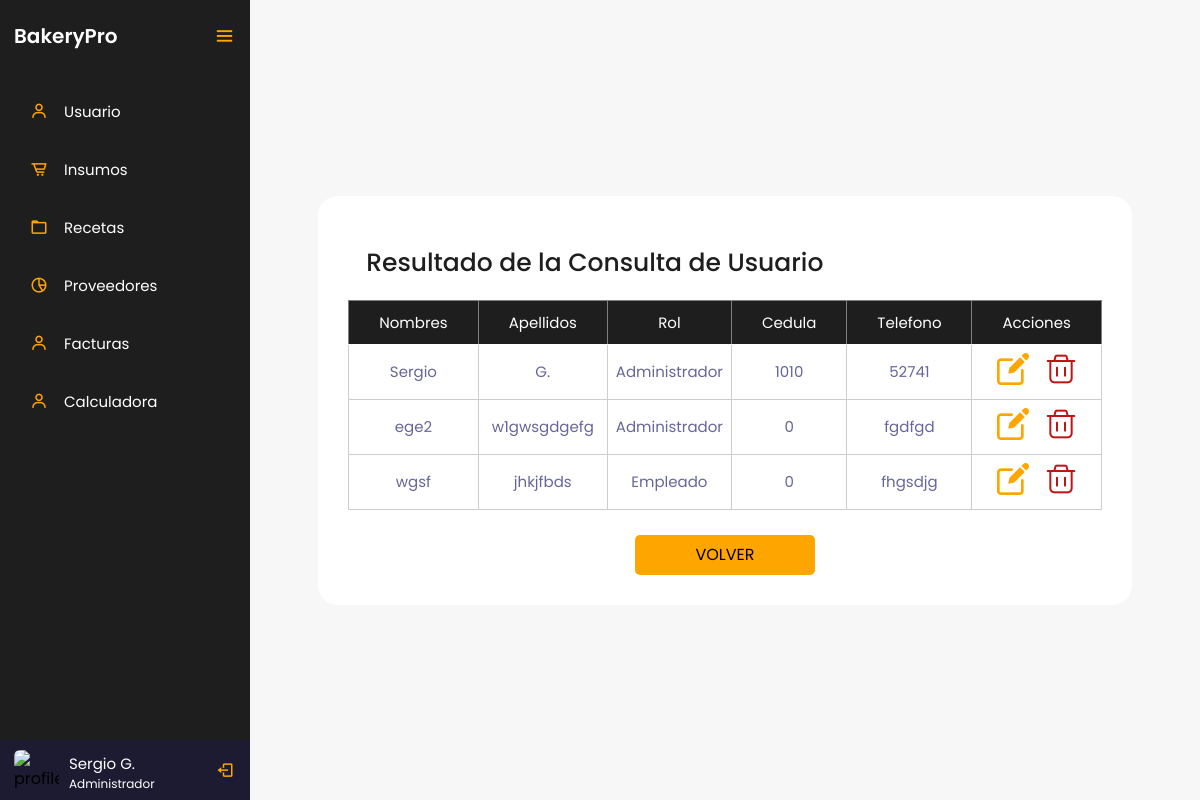
The page /controlador/usuarios/consultar.php (signed in) on the database its author committed.
### tables this page shows
CREATE TABLE `tblusuario` (
  `IdUsuario` int(3) NOT NULL,
  `Nombres` varchar(20) NOT NULL,
  `Apellidos` varchar(20) NOT NULL,
  `IdRol` int(3) NOT NULL,
  `Cedula` decimal(10,0) NOT NULL,
  `Telefono` varchar(20) NOT NULL,
  `Password` varchar(10) NOT NULL
);

CREATE TABLE `tblroles` (
  `IdRol` int(3) NOT NULL,
  `Rol` varchar(20) NOT NULL
);

### controlador/usuarios/consultar.php (the view, shortened to what this page needs)
<?php
    $servername = "localhost";
    $username = "root";
    $password = "";
    $dbname = "bakerypro";
    $conexion = mysqli_connect($servername, $username, $password, $dbname);
    $cedula = $_SESSION['cedula'];
    $sql = "SELECT Nombres, Apellidos, Rol FROM tblusuario INNER JOIN tblroles ON tblusuario.IdRol = tblroles.IdRol WHERE Cedula = $cedula";
    $resultado = mysqli_query($conexion, $sql);
    if (mysqli_num_rows($resultado) > 0) {
        $fila = mysqli_fetch_assoc($resultado);
        $nombre = $fila["Nombres"] . " " . $fila["Apellidos"];
        $rol = $fila["Rol"];
    } else {
        $nombre = "Nombre de usuario";
        $rol = "Rol de usuario";
    }
?>
<!DOCTYPE html>
<html lang="en">
<head>
    <link href="https://unpkg.com/boxicons@2.0.7/css/boxicons.min.css" rel="stylesheet">
    <link rel="stylesheet" href="../../vista/style/styles.css">
</head>
<body>
    <div class="sidebar open">
        <div class="logo-details">
            <a href="../../dashboard.php" class="logo_link">
                <span class="logo_name">BakeryPro</span>
            </a>
            <i class='bx bx-menu' id="btn" ></i>
        </div>
        <ul class="nav-list">
            <li>
                <a href="../../vista/html/usuarios.php">
                    <i class='bx bx-user' ></i>
                    <span class="links_name">Usuario</span>
                </a>
            </li>
            <li>
                <a href="../../vista/html/insumos.php">
                    <i class='bx bx-cart-alt' ></i>
                    <span class="links_name">Insumos</span>
                </a>
            </li>
            <li>
                <a href="../../vista/html/recetas.php">
                    <i class='bx bx-folder' ></i>
                    <span class="links_name">Recetas</span>
                </a>
            </li>
            <li>
                <a href="../../vista/html/proveedores.php">
                    <i class='bx bx-pie-chart-alt-2' ></i>
                    <span class="links_name">Proveedores</span>
                </a>
            </li>
            <li>
                <a href="../../vista/html/facturas.php">
                    <i class='bx bx-user' ></i>
                    <span class="links_name">Facturas</span>
                </a>
            </li>
            <li>
                <a href="../../vista/html/calculadora.php">
                    <i class='bx bx-user' ></i>
                    <span class="links_name">Calculadora</span>
                </a>
            </li>
            <li class="profile">
                <div class="profile-details">
                    <img src="profile.jpg" alt="profileImg">
                    <div class="name_job">
                        <div class="name"><?php echo $nombre; ?></div>
                        <div class="job"><?php echo $rol; ?></div>
                    </div>
                </div>
                <a href="../login/logout.php" id="log_out">
                    <i class='bx bx-log-out'></i>
                </a>
            </li>
        </ul>
    </div>
    <section class="home-section">
        <div class="container">
            <h2 class="titleContainer">Resultado de la Consulta de Usuario</h2>
            <?php
                include '../../modelo/conexion.php';
                $sql = "SELECT * FROM tblusuario INNER JOIN tblroles ON tblusuario.IdRol = tblroles.IdRol";
                $resultado = $conexion->query($sql);
                if ($resultado->num_rows > 0) {
                    echo "<table border='1'>
                        <tr>
                            <th>Nombres</th>
                            <th>Apellidos</th>
                            <th>Rol</th>
                            <th>Cedula</th>
                            <th>Telefono</th>
                            <th>Acciones</th>
                        </tr>";
                    while ($fila = $resultado->fetch_assoc()) {
                        echo "<tr>
                                <td>".$fila["Nombres"]."</td>
                                <td>".$fila["Apellidos"]."</td>
                                <td>".$fila["Rol"]."</td>
                                <td>".$fila["Cedula"]."</td>
                                <td>".$fila["Telefono"]."</td>
                                <td>
                                    <a href='editar.php?id=".$fila['IdUsuario']."'><img src='../../vista/img/editar.png' alt='editar'></a>
                                    <a href='eliminar.php?id=".$fila['IdUsuario']."'><img src='../../vista/img/eliminar.png' alt='eliminar'></a>
                                </td>
                            </tr>";
                    }
                    echo "</table>";
                } else {
                    echo "<p>No se encontraron resultados para el ID proporcionado.</p>";
                }
            ?>
            <br>
            <a href="../../vista/html/usuarios.php" class="volverConsultar">VOLVER</a>
        </div>
    </section>
</body>
</html>

### vista/style/styles.css (style rules this page uses)
:root { --orange: #d4894c; --white_trasnparent: #232830; --very-light-pink: #C7C7C7; --text-input-field: #F7F7F7; --hospital-green: #bd1515; --sm: 14px; --md: 16px; --lg: 18px; --yellow: #ffa500; --black: #201e1c; --white: #ffffff; --official-black:#1e1e1e; --official-red:#ffa500; --background-white:#f7f7f7; --card-white:#ffffff; }
* { margin: 0; padding: 0; box-sizing: border-box; font-family: "Poppins" , sans-serif; }
.sidebar { position: fixed; left: 0; top: 0; height: 100%; width: 78px; background: var(--official-black); padding: 6px 14px; z-index: 99; transition: all 0.5s ease; }
.sidebar.open { width: 250px; }
.sidebar .logo-details { height: 60px; display: flex; align-items: center; position: relative; }
.sidebar .logo-details .logo_name { color: #fff; font-size: 20px; font-weight: 600; opacity: 0; transition: all 0.5s ease; }
.sidebar.open .logo-details .icon, .sidebar.open .logo-details .logo_name { opacity: 1; }
.sidebar .logo-details #btn { position: absolute; top: 50%; right: 0; transform: translateY(-50%); font-size: 22px; transition: all 0.4s ease; font-size: 23px; text-align: center; cursor: pointer; transition: all 0.5s ease; }
.sidebar.open .logo-details #btn { text-align: right; }
.sidebar i { color: var(--official-red); height: 60px; min-width: 50px; font-size: 28px; text-align: center; line-height: 60px; }
.sidebar .nav-list { margin-top: 20px; height: 100%; }
.sidebar li { position: relative; margin: 8px 0; list-style: none; }
.sidebar li a { display: flex; height: 100%; width: 100%; border-radius: 12px; align-items: center; text-decoration: none; transition: all 0.4s ease; }
.sidebar li a .links_name { color: #fff; font-size: 15px; font-weight: 400; white-space: nowrap; opacity: 0; pointer-events: none; transition: 0.4s; }
.sidebar.open li a .links_name { opacity: 1; pointer-events: auto; }
.sidebar li i { height: 50px; line-height: 50px; font-size: 18px; border-radius: 12px; }
.sidebar li.profile { position: fixed; height: 60px; width: 78px; left: 0; bottom: -8px; padding: 10px 14px; background: #1d1b31; transition: all 0.5s ease; overflow: hidden; }
.sidebar.open li.profile { width: 250px; }
.sidebar li .profile-details { display: flex; align-items: center; flex-wrap: nowrap; }
.sidebar li img { height: 45px; width: 45px; object-fit: cover; border-radius: 6px; margin-right: 10px; }
.sidebar li.profile .name, .sidebar li.profile .job { font-size: 15px; font-weight: 400; color: #fff; white-space: nowrap; }
.sidebar li.profile .job { font-size: 12px; }
.sidebar .profile #log_out { position: absolute; top: 50%; right: 0; transform: translateY(-50%); background: #1d1b31; width: 100%; height: 60px; line-height: 60px; border-radius: 0px; transition: all 0.5s ease; }
.sidebar.open .profile #log_out { width: 50px; background: none; }
.logo_link { text-decoration: none; }
.home-section { position: relative; background: var(--background-white); min-height: 100vh; display: flex; top: 0; left: 78px; width: calc(100% - 78px); transition: all 0.5s ease; z-index: 2; justify-content: center; align-items: center; }
.sidebar.open ~ .home-section { left: 250px; width: calc(100% - 250px); }
.titleContainer { color: var(--official-black); font-size: 25px; font-weight: 500; margin: 18px }
.volverConsultar { height: 40px; width: 180px; display: flex; justify-content: center; background: var(--yellow); border-radius: 5px; align-items: center; margin: auto; }
.container { height: auto; background: var(--card-white); padding: 30px; border-radius: 20px; }
table { font-size: 15px; width: 100%; text-align: center; border-collapse: collapse; }
th { font-size: 15px; font-weight: normal; padding: 8px; background: var(--official-black); border-bottom: 1px solid #fff; color: #fff; padding: 10px 30px; }
td { padding: 8px; background: #ffffff7d; border: 1px solid #cdcdcd; color: #669; border-top: 1px solid transparent; }
a { text-decoration: none; color: black; }
tbody tr td img { margin: 0 6px; }

### rows shown on the page
tblusuario: nombre "Sergio G.", IdRol.Rol "Administrador", Nombres "Sergio", Apellidos "G.", Cedula "1010", Telefono "52741"
tblusuario: Nombres "ege2", Apellidos "w1gwsgdgefg", IdRol.Rol "Administrador", Cedula "0", Telefono "fgdfgd"
tblusuario: Nombres "wgsf", Apellidos "jhkjfbds", IdRol.Rol "Empleado", Cedula "0", Telefono "fhgsdjg"
